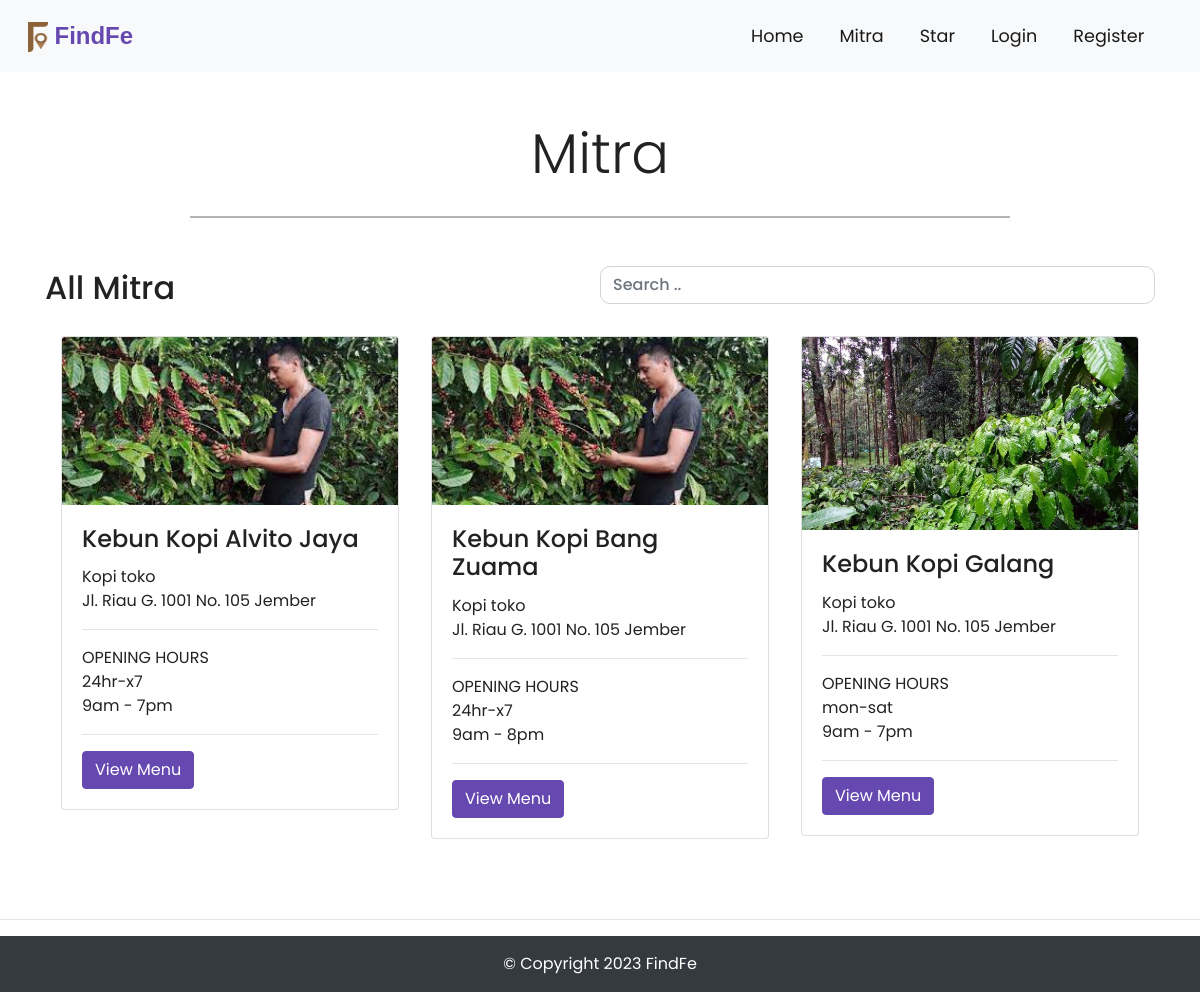
/index.php/toko, run on an earlier commit of the app's database.
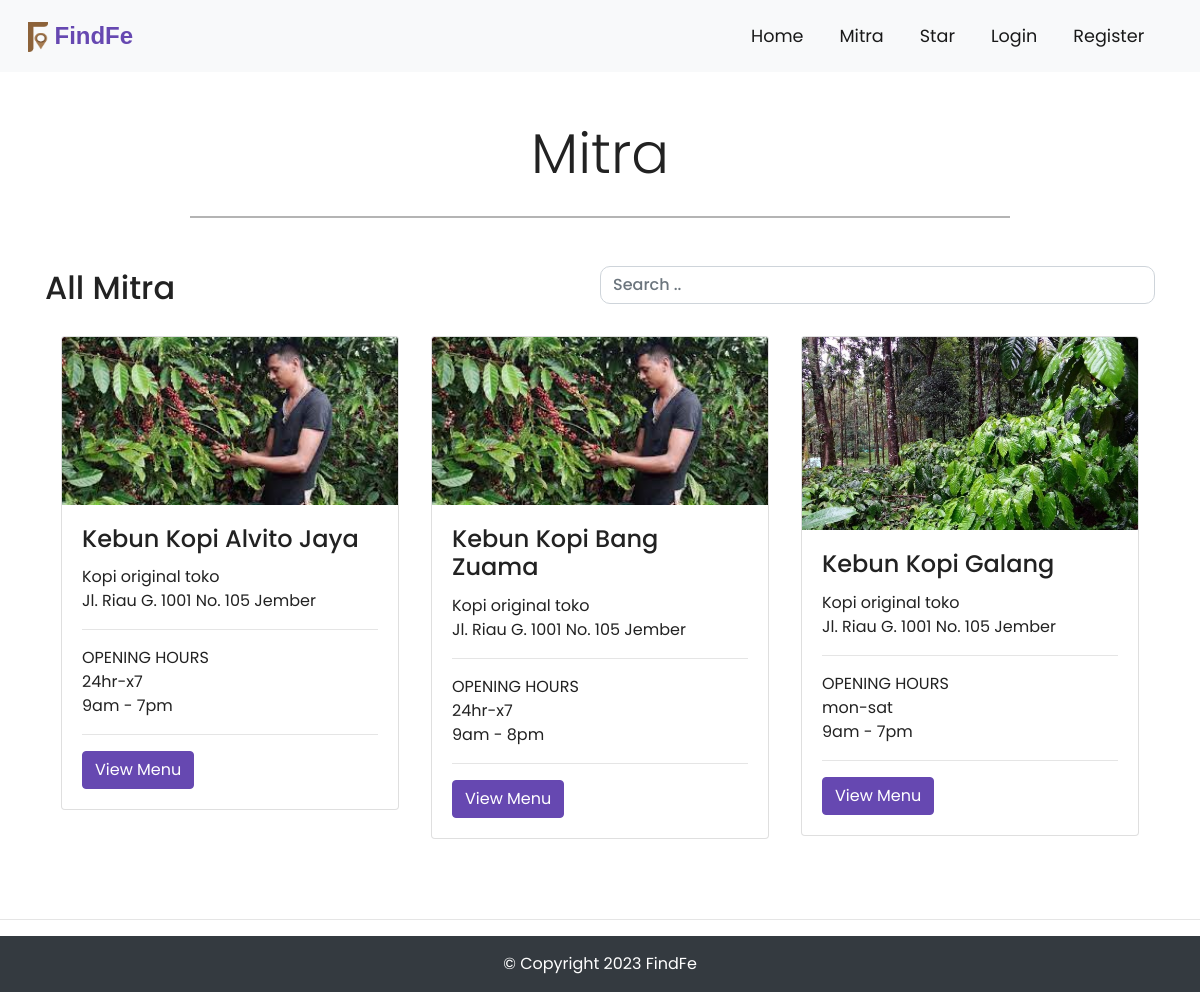
And on a later commit of the database.
### tables this page shows
CREATE TABLE `toko` (
  `r_id` int(11) NOT NULL,
  `c_id` int(11) NOT NULL,
  `name` varchar(255) NOT NULL,
  `email` varchar(255) NOT NULL,
  `phone` varchar(255) NOT NULL,
  `url` varchar(255) NOT NULL,
  `o_hr` varchar(255) NOT NULL,
  `c_hr` varchar(255) NOT NULL,
  `o_days` varchar(255) NOT NULL,
  `address` text NOT NULL,
  `img` text NOT NULL
);

CREATE TABLE `res_category` (
  `c_id` int(11) NOT NULL,
  `c_name` varchar(255) NOT NULL
);

### application/controllers/Toko.php (called while the page is built, shortened)
<?php
class toko extends CI_Controller
{
	public function index()
	{
		$this->load->model('Store_model');
		$stores = $this->Store_model->getResInfo();
		$data['stores'] = $stores;
		$this->load->view('front/partials/header');
		$this->load->view('front/toko', $data);
		$this->load->view('front/partials/footer');
	}
}

### index.php (called while the page is built, shortened)
<?php
require_once BASEPATH.'core/CodeIgniter.php';

### application/models/Store_model.php (called while the page is built, shortened)
<?php
class Store_model extends CI_Model
{
    public function getResInfo()
    {
        $this->db->select('*');
        $this->db->from('toko');
        $this->db->join('res_category', 'toko.c_id = res_category.c_id');
        $result = $this->db->get()->result_array();
        return $result;
    }
}

### application/views/front/toko.php (the view, shortened to what this page needs)
<div class="container-fluid padding">
    <div class="row welcome text-center welcome">
        <div class="col-12">
            <h1 class="display-4">Mitra</h1>
        </div>
        <hr>
    </div>
</div>
<div class="container">
    <div class="d-flex justify-content-between align-items-center">
        <div class="btn-group">
            <h2>All Mitra</h2>
        </div>
        <input class="form-control mb-3" id="myInput" type="text" placeholder="Search .." style="width:50%;">
    </div>
    <div class="">
        <div class="container">
            <div id="myTable">
                <div class="row">
                    <?php if (!empty($stores)) { ?>
                        <?php foreach ($stores as $store) { ?>
                            <div id="card-product" class="col-md-4">
                                <div class="">
                                    <div class="card mb-5 shadow-sm">
                                        <?php $image = $store['img']; ?>
                                        <img class="card-img-top" src="<?php echo base_url() . 'public/uploads/toko/' . $image; ?>">
                                        <div class="card-body">
                                            <h4 class="card-title"><?php echo $store['name']; ?></h4>
                                            <p class="card-text mb-0"><?php echo $store['c_name'] . " toko"; ?></p>
                                            <p class="card-text mb-0"><?php echo $store['address']; ?></p>
                                            <hr>
                                            <p class="card-text mb-0">OPENING HOURS</p>
                                            <p class="card-text mb-0"><?php echo $store['o_days']; ?></p>
                                            <p class="card-text"><?php echo $store['o_hr']; ?> - <?php echo $store['c_hr']; ?></p>
                                            <hr>
                                            <a href="<?php echo base_url() . 'kopi/list/' . $store['r_id']; ?>" class="btn btn-primary">View
                                                Menu</a>
                                        </div>
                                    </div>
                                </div>
                            </div class="col-md-3">
                        <?php } ?>
                    <?php } else { ?>
                        <div class="jumbotron">
                            <h1>Tidak ada catatan yang ditemukan</h1>
                        </div>
                    <?php } ?>
                </div>
            </div>
        </div>
    </div>
</div>

### application/views/front/partials/header.php (shortened to what this page needs)
<!DOCTYPE html>
<html lang="en">
<head>
    <link rel="stylesheet" href="<?php echo base_url() . 'assets/css/bootstrap.min.css'; ?>">
    <link rel="stylesheet" href="<?php echo base_url('/assets/css/style.css'); ?>">
</head>
<body>
    <nav class="navbar navbar-expand-md navbar-light bg-light sticky-top">
        <div class="container-fluid">
            <a class="navbar-brand" href="<?php echo base_url() . 'home'; ?>"><img src="public\uploads\Asset1.png" alt="Logo" style="width:20px;height:30px;"> FindFe</a>
            <div class="collapse navbar-collapse" id="navbarRes">
                <ul class="navbar-nav ml-auto">
                    <li class="nav-item active">
                        <a class="nav-link" href="<?php echo base_url() . 'home'; ?>">Home</a>
                    </li>
                    <li class="nav-item">
                        <a class="nav-link active" href="<?php echo base_url() . 'toko'; ?>">Mitra</a>
                    </li>
                    <li class="nav-item">
                        <a class="nav-link active" href="<?php echo base_url() . 'rating'; ?>">Star</a>
                    </li>
                    <?php $user = $this->session->userdata('user');
                    if (empty($user)) {
                    ?>
                        <li class="nav-item active">
                            <a class="nav-link" href="<?php echo base_url() . 'login'; ?>">Login</a>
                        </li>
                        <li class="nav-item active">
                            <a class="nav-link" href="<?php echo base_url() . 'singup' ?>">Register</a>
                        </li>
                    <?php } ?>
                </ul>
            </div>
        </div>
    </nav>

### application/views/front/partials/footer.php
<hr>
<footer class="section p-3 bg-dark text-white">
    <div class="text-center">&copy; Copyright <?php echo date("Y"); ?> FindFe</div>
</footer>
</body>
</html>

### assets/css/style.css (style rules this page uses)
html, body { height: 100%; width: 100%; font-family: "Poppins", sans-serif; color: #222; }
.navbar { padding: 0.8rem; }
.navbar-brand { font-family: Verdana, Geneva, Tahoma, sans-serif; font-weight: bold; font-size: 1.5rem; color: #6648b1 !important; }
.navbar li { padding-right: 20px; }
.nav-link { font-size: 1.1em !important; }
.btn-primary { background-color: #6648b1; border: 1px solid #6648b1; }
.padding { padding-left: 1.5rem; padding-right: 1.5rem; padding-bottom: 2rem; }
.welcome { width: 75%; margin: 0 auto; padding-top: 2rem; }
.welcome hr { border-top: 2px solid #b4b4b4; width: 95%; margin-top: 0.3rem; margin-bottom: 1rem; }
.form-control { border-radius: 10px; }
input[placeholder] { font-weight: 500; }
[class*="col-"] { padding: 1rem; }

What changed in the data, as far as the page shows it:
changed through a linked row, toko "Kebun Kopi Alvito Jaya": c.c_name "Kopi" → "Kopi original"
changed through a linked row, toko "Kebun Kopi Bang Zuama": c.c_name "Kopi" → "Kopi original"
changed through a linked row, toko "Kebun Kopi Galang": c.c_name "Kopi" → "Kopi original"
